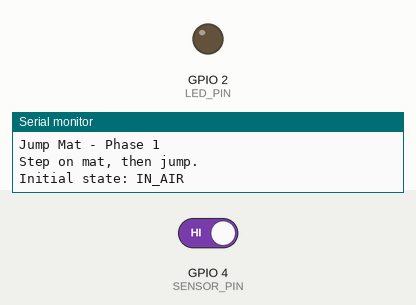
Bench run of a sketch on a simulated ESP32-S3. On the bench: output pins drawn as LEDs (lit = HIGH), the last lines printed to the serial monitor. The test bench sets the inputs (shaded band); at power-on: GPIO 4 (SENSOR_PIN) HIGH.

Above: at 1.4 s.
1.5 s: GPIO 4 (SENSOR_PIN) driven LOW
At 2.6 s:
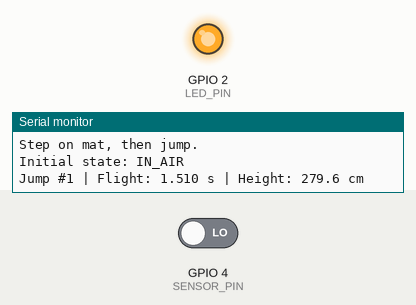
3.0 s: GPIO 4 (SENSOR_PIN) driven HIGH
At 3.8 s:
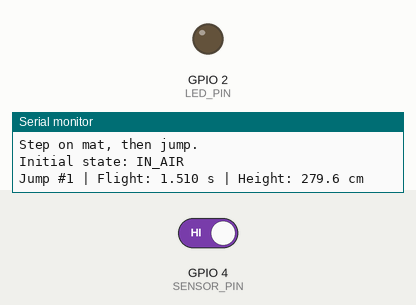
Timing chart, 0 to 6.0 s (numbered marks = the images above; inputs shaded):
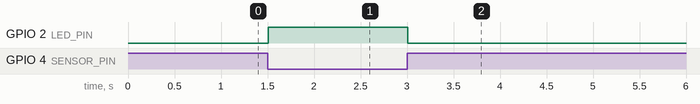

Measured:
- after the input at 1.5 s, GPIO 2 (LED_PIN): LOW → HIGH at once
- after the input at 3.0 s, GPIO 2 (LED_PIN): HIGH → LOW at once

The sketch:

jumpmat_phase1.ino
```cpp
/*
  Jump Mat — Phase 1 Firmware
  Target: ESP32-WROOM-32 DOIT V1
  Goal: Pure jump height measurement, max accuracy. No RSI, no multi-jump.

  Hardware:
    - GPIO 4: sensor input (mat contact)
        Idle (in air, mat open):  HIGH (pulled up via external 10kΩ to 3V3)
        Pressed (on mat):         LOW  (mat shorts pin to GND)
    - GPIO 2: onboard LED (status indicator)

  Output: Serial @ 115200
    - Boot:    "Jump Mat - Phase 1\n"
    - Initial: "Initial state: ON_MAT|IN_AIR\n"
    - Each valid jump:
        "Jump #N | Flight: 0.534 s | Height: 35.0 cm\n"
    - Filtered (flight < 100ms):
        "[FILTERED] Flight X.X ms < 100ms threshold\n"

  Physics:
    h = g * t^2 / 8   (where t = flight time in seconds, h in meters)
    Assumes takeoff velocity = landing velocity (symmetric flight).

  Ported from: chronojump-refs/4Platforms.ino (ESP32-S3, 4-sensor, BLE)
  Simplifications for Phase 1:
    - Single sensor (2 pairs wired in parallel = appears as 1 contact)
    - No BLE (Phase 1.5 will re-add)
    - No NeoPixel RGB (use built-in LED only)
    - Polling + software debounce (vs hw_timer interrupts in reference)

  Calibration target:
    < 5 cm difference vs phone slow-mo (240fps) measurement
    Validate against Chronojump desktop via BLE in Phase 1.5
*/

const int SENSOR_PIN = 4;
const int LED_PIN = 2;

const unsigned long DEBOUNCE_MS = 10;       // mechanical settling time
const unsigned long MIN_FLIGHT_MS = 100;    // VALD SmartJump false-trigger threshold
const float GRAVITY = 9.81f;                // m/s^2

enum MatState { ON_MAT, IN_AIR };

MatState state = ON_MAT;
unsigned long takeoffMicros = 0;
int lastRaw = HIGH;
int stableState = HIGH;
unsigned long lastChangeMs = 0;
unsigned int jumpCount = 0;

void setup() {
  Serial.begin(115200);
  pinMode(SENSOR_PIN, INPUT);  // external 10kohm pull-up handles bias
  pinMode(LED_PIN, OUTPUT);
  digitalWrite(LED_PIN, LOW);

  delay(200);  // serial settle
  Serial.println();
  Serial.println("Jump Mat - Phase 1");
  Serial.println("Step on mat, then jump.");

  stableState = digitalRead(SENSOR_PIN);
  lastRaw = stableState;
  state = (stableState == LOW) ? ON_MAT : IN_AIR;
  Serial.print("Initial state: ");
  Serial.println(state == ON_MAT ? "ON_MAT" : "IN_AIR");

  digitalWrite(LED_PIN, state == ON_MAT ? HIGH : LOW);
}

void loop() {
  int raw = digitalRead(SENSOR_PIN);
  unsigned long nowMs = millis();

  if (raw != lastRaw) {
    lastChangeMs = nowMs;
    lastRaw = raw;
  }

  if (raw != stableState && (nowMs - lastChangeMs) >= DEBOUNCE_MS) {
    stableState = raw;
    onTransition(stableState);
  }
}

void onTransition(int newRaw) {
  // newRaw: LOW = on mat, HIGH = in air
  if (newRaw == HIGH && state == ON_MAT) {
    state = IN_AIR;
    takeoffMicros = micros();
    digitalWrite(LED_PIN, LOW);
    return;
  }

  if (newRaw == LOW && state == IN_AIR) {
    unsigned long flightUs = micros() - takeoffMicros;
    state = ON_MAT;
    digitalWrite(LED_PIN, HIGH);

    float flightMs = flightUs / 1000.0f;
    if (flightMs < MIN_FLIGHT_MS) {
      Serial.print("[FILTERED] Flight ");
      Serial.print(flightMs, 1);
      Serial.println(" ms < 100ms threshold");
      return;
    }

    float flightS = flightUs / 1000000.0f;
    float heightCm = (GRAVITY * flightS * flightS) / 8.0f * 100.0f;

    jumpCount++;
    Serial.print("Jump #");
    Serial.print(jumpCount);
    Serial.print(" | Flight: ");
    Serial.print(flightS, 3);
    Serial.print(" s | Height: ");
    Serial.print(heightCm, 1);
    Serial.println(" cm");
  }
}
```
